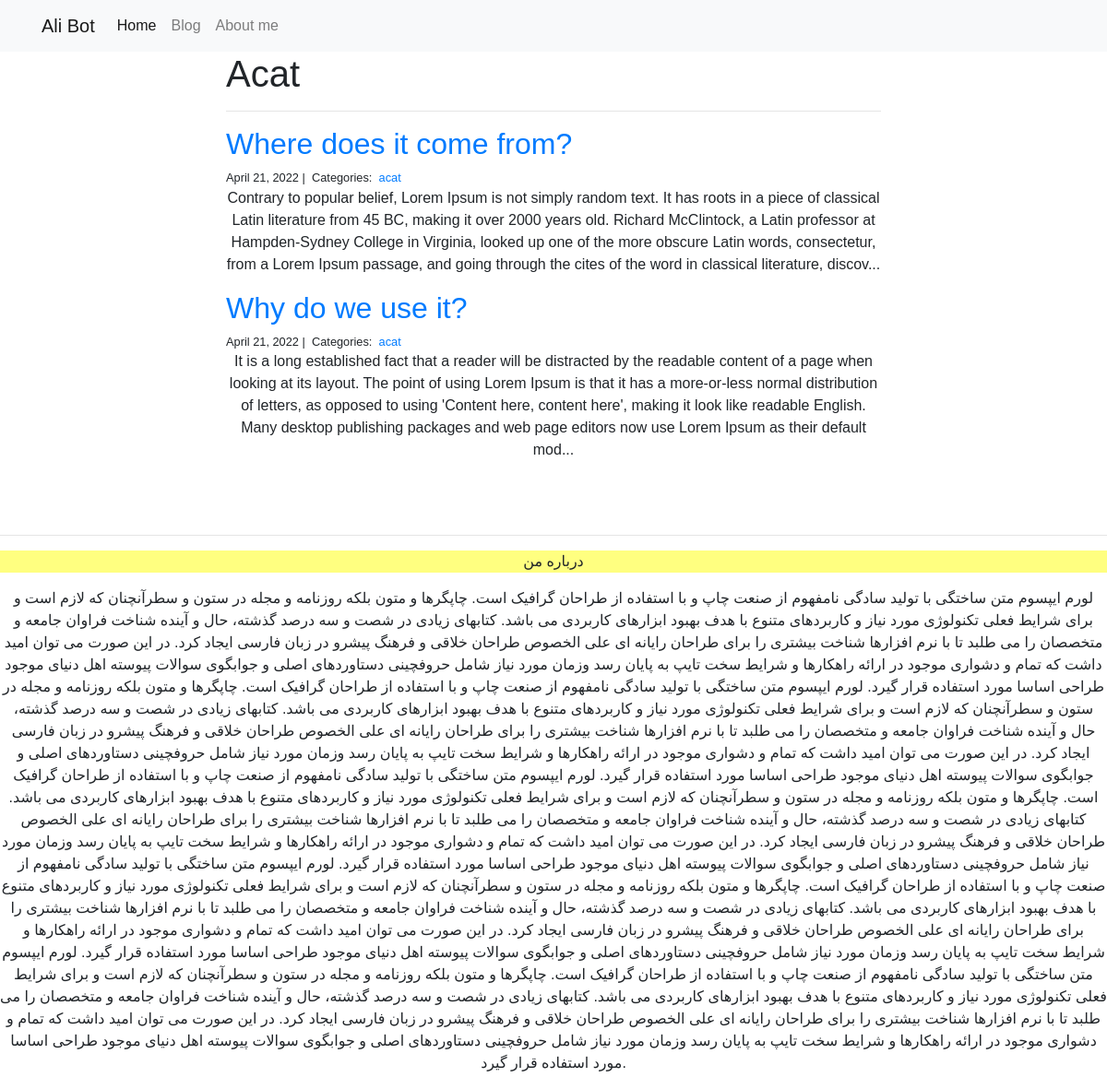
Page /blog/acat/ on the committed database.
### blog/models.py (models this page shows)
class Category(models.Model):
    name = models.CharField(max_length=20)

class Post(models.Model):
    title = models.CharField(max_length=255)
    body = models.TextField()
    created_on = models.DateTimeField(auto_now_add=True)
    last_modified = models.DateTimeField(auto_now=True)
    categories = models.ManyToManyField('Category', related_name='posts')

### blog/views.py (the view)
# urls.py: path("<category>/", views.blog_category, name="blog_category"),
def blog_category(request, category):
    posts = Post.objects.filter(
        categories__name__contains=category
    ).order_by(
        '-created_on'
    )
    context = {
        "category": category,
        "posts": posts
    }
    return render(request, "blog_category.html", context)

### blog/templates/blog_category.html
{% extends "base.html" %}
{% block page_content %}
<div class="col-md-8 offset-md-2">
    <h1>{{ category | title }}</h1>
    <hr>
    {% for post in posts %}
        <h2><a href="{% url 'blog_detail' post.pk%}">{{ post.title }}</a></h2>
        <small>
            {{ post.created_on.date }} |&nbsp;
            Categories:&nbsp;
            {% for category in post.categories.all %}
            <a href="{% url 'blog_category' category.name %}">
                {{ category.name }}
            </a>&nbsp;
            {% endfor %}
        </small>
        <p>{{ post.body | slice:":400" }}...</p>
    {% endfor %}
</div>
{% endblock %}

### personal_portfolio/templates/base.html (shortened to what this page needs)
<link rel="stylesheet" href="https://stackpath.bootstrapcdn.com/bootstrap/4.1.3/css/bootstrap.min.css">
<link href="https://cdn.jsdelivr.net/gh/rastikerdar/vazirmatn@v32.102/Vazirmatn-font-face.css" rel="stylesheet" type="text/css" />
<head>
</head>
<body style="background-color:white";
        >
<nav class="navbar navbar-expand-lg navbar-light bg-light">
    <div class="container">
        <a class="navbar-brand" href="{% url 'project_index' %}">Ali Bot</a>
        <div class="collapse navbar-collapse" id="navbarSupportedContent">
          <ul class="navbar-nav mr-auto">
            <li class="nav-item active">
              <a class="nav-link" href="{% url 'project_index' %}">Home</a>
            </li>
            <li class="nav-item">
              <a class="nav-link" href="{% url 'blog_index' %}">Blog</a>
            </li>
            <li class="nav-item">
              <a class="nav-link" href="#about_me">About me</a>
            </li>
          </ul>
        </div>
    </div>
</nav>
<div class="container">
    {% block page_content %}{% endblock %}
</div>
<br></br>
<hr></hr>
<a id="about_me">
<p style="background-color: rgb(255, 255, 128);">درباره من</p>
</a>
<p>لورم ایپسوم متن ساختگی با تولید سادگی نامفهوم از صنعت چاپ و با استفاده از طراحان گرافیک است. چاپگرها و متون بلکه روزنامه و مجله در ستون و سطرآنچنان که لازم است و برای شرایط فعلی تکنولوژی مورد نیاز و کاربردهای متنوع با هدف بهبود ابزارهای کاربردی می باشد. کتابهای زیادی در شصت و سه درصد گذشته، حال و آینده شناخت فراوان جامعه و متخصصان را می طلبد تا با نرم افزارها شناخت بیشتری را برای طراحان رایانه ای علی الخصوص طراحان خلاقی و فرهنگ پیشرو در زبان فارسی ایجاد کرد. در این صورت می توان امید داشت که تمام و دشواری موجود در ارائه راهکارها و شرایط سخت تایپ به پایان رسد وزمان مورد نیاز شامل حروفچینی دستاوردهای اصلی و جوابگوی سوالات پیوسته اهل دنیای موجود طراحی اساسا مورد استفاده قرار گیرد.
  لورم ایپسوم متن ساختگی با تولید سادگی نامفهوم از صنعت چاپ و با استفاده از طراحان گرافیک است. چاپگرها و متون بلکه روزنامه و مجله در ستون و سطرآنچنان که لازم است و برای شرایط فعلی تکنولوژی مورد نیاز و کاربردهای متنوع با هدف بهبود ابزارهای کاربردی می باشد. کتابهای زیادی در شصت و سه درصد گذشته، حال و آینده شناخت فراوان جامعه و متخصصان را می طلبد تا با نرم افزارها شناخت بیشتری را برای طراحان رایانه ای علی الخصوص طراحان خلاقی و فرهنگ پیشرو در زبان فارسی ایجاد کرد. در این صورت می توان امید داشت که تمام و دشواری موجود در ارائه راهکارها و شرایط سخت تایپ به پایان رسد وزمان مورد نیاز شامل حروفچینی دستاوردهای اصلی و جوابگوی سوالات پیوسته اهل دنیای موجود طراحی اساسا مورد استفاده قرار گیرد.
  لورم ایپسوم متن ساختگی با تولید سادگی نامفهوم از صنعت چاپ و با استفاده از طراحان گرافیک است. چاپگرها و متون بلکه روزنامه و مجله در ستون و سطرآنچنان که لازم است و برای شرایط فعلی تکنولوژی مورد نیاز و کاربردهای متنوع با هدف بهبود ابزارهای کاربردی می باشد. کتابهای زیادی در شصت و سه درصد گذشته، حال و آینده شناخت فراوان جامعه و متخصصان را می طلبد تا با نرم افزارها شناخت بیشتری را برای طراحان رایانه ای علی الخصوص طراحان خلاقی و فرهنگ پیشرو در زبان فارسی ایجاد کرد. در این صورت می توان امید داشت که تمام و دشواری موجود در ارائه راهکارها و شرایط سخت تایپ به پایان رسد وزمان مورد نیاز شامل حروفچینی دستاوردهای اصلی و جوابگوی سوالات پیوسته اهل دنیای موجود طراحی اساسا مورد استفاده قرار گیرد.
  لورم ایپسوم متن ساختگی با تولید سادگی نامفهوم از صنعت چاپ و با استفاده از طراحان گرافیک است. چاپگرها و متون بلکه روزنامه و مجله در ستون و سطرآنچنان که لازم است و برای شرایط فعلی تکنولوژی مورد نیاز و کاربردهای متنوع با هدف بهبود ابزارهای کاربردی می باشد. کتابهای زیادی در شصت و سه درصد گذشته، حال و آینده شناخت فراوان جامعه و متخصصان را می طلبد تا با نرم افزارها شناخت بیشتری را برای طراحان رایانه ای علی الخصوص طراحان خلاقی و فرهنگ پیشرو در زبان فارسی ایجاد کرد. در این صورت می توان امید داشت که تمام و دشواری موجود در ارائه راهکارها و شرایط سخت تایپ به پایان رسد وزمان مورد نیاز شامل حروفچینی دستاوردهای اصلی و جوابگوی سوالات پیوسته اهل دنیای موجود طراحی اساسا مورد استفاده قرار گیرد.
  لورم ایپسوم متن ساختگی با تولید سادگی نامفهوم از صنعت چاپ و با استفاده از طراحان گرافیک است. چاپگرها و متون بلکه روزنامه و مجله در ستون و سطرآنچنان که لازم است و برای شرایط فعلی تکنولوژی مورد نیاز و کاربردهای متنوع با هدف بهبود ابزارهای کاربردی می باشد. کتابهای زیادی در شصت و سه درصد گذشته، حال و آینده شناخت فراوان جامعه و متخصصان را می طلبد تا با نرم افزارها شناخت بیشتری را برای طراحان رایانه ای علی الخصوص طراحان خلاقی و فرهنگ پیشرو در زبان فارسی ایجاد کرد. در این صورت می توان امید داشت که تمام و دشواری موجود در ارائه راهکارها و شرایط سخت تایپ به پایان رسد وزمان مورد نیاز شامل حروفچینی دستاوردهای اصلی و جوابگوی سوالات پیوسته اهل دنیای موجود طراحی اساسا مورد استفاده قرار گیرد.</p>
</body>

### personal_portfolio/templates/base.html (style rules this page uses)
body { font-family: Vazirmatn, sans-serif; }
p { text-align: center; ; }

### rows in the picture
Category: name "Acat", name "acat"
Post: title "Where does it come from?", created_on "April 21, 2022", body "Contrary to popular belief, Lorem Ipsum is not simply random text. It has roots in a piece of classical Latin literature from 45 BC, making it over 2000 years old. Richard McClintock, a Latin professor at Hampden-Sydney College in Virginia, looked up one of the more obscure Latin words, consectetur, from a Lorem Ipsum passage, and going through the cites of the word in classical literature, discov"
Post: title "Why do we use it?", created_on "April 21, 2022", body "It is a long established fact that a reader will be distracted by the readable content of a page when looking at its layout. The point of using Lorem Ipsum is that it has a more-or-less normal distribution of letters, as opposed to using 'Content here, content here', making it look like readable English. Many desktop publishing packages and web page editors now use Lorem Ipsum as their default mod"
